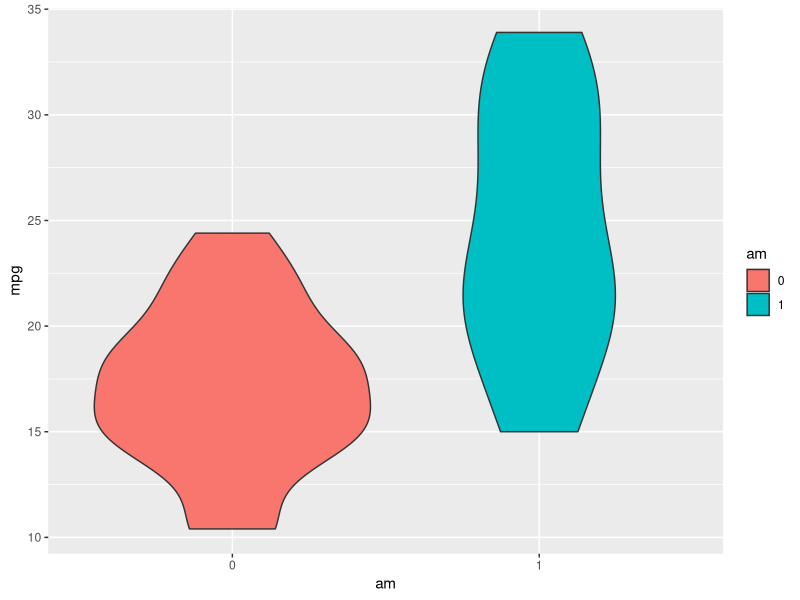
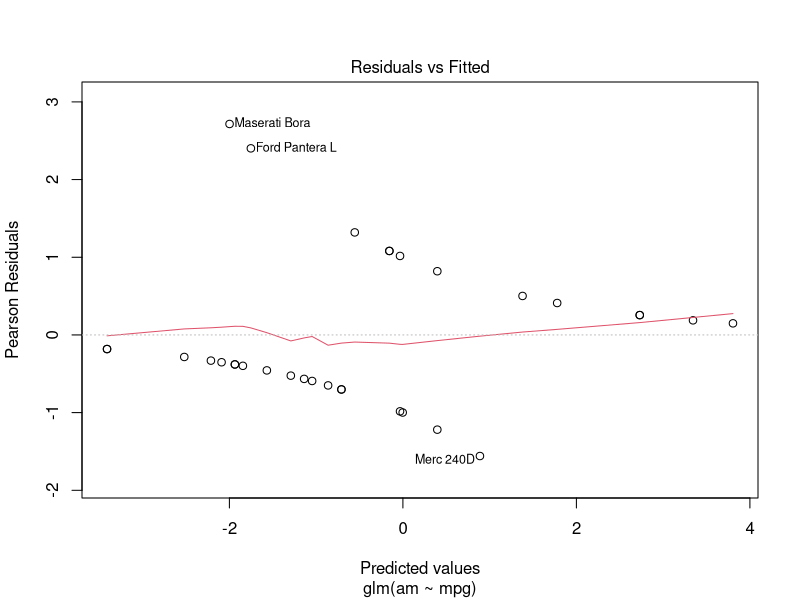
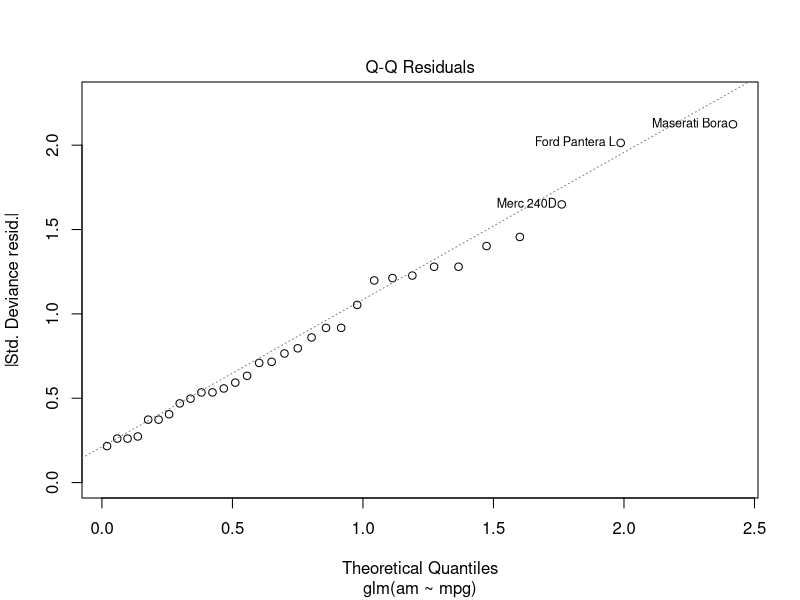
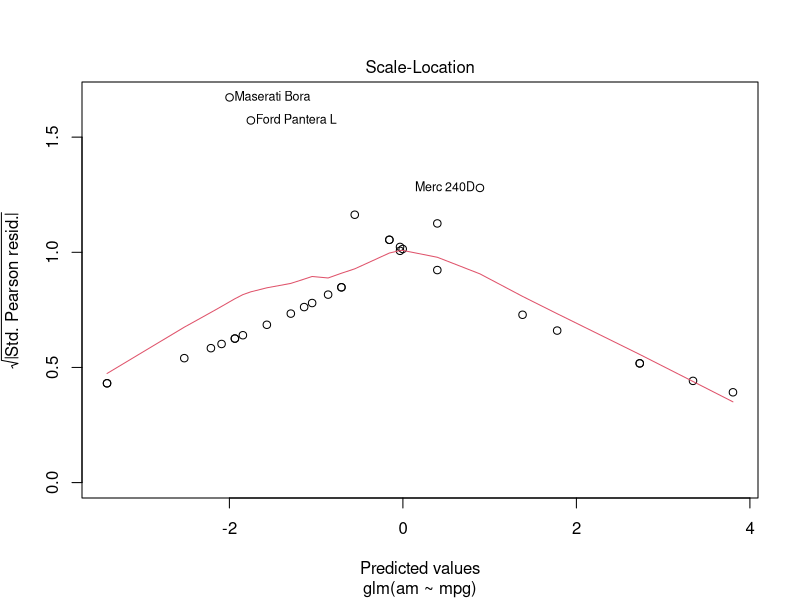
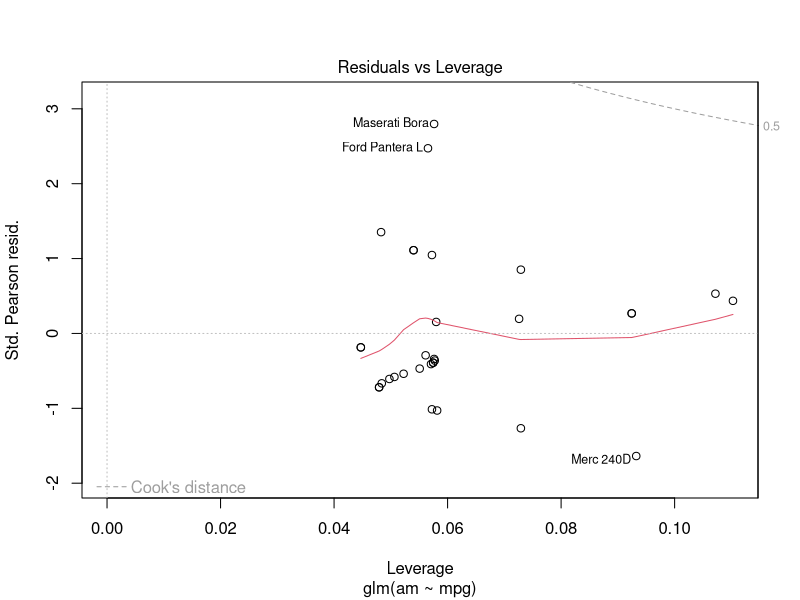
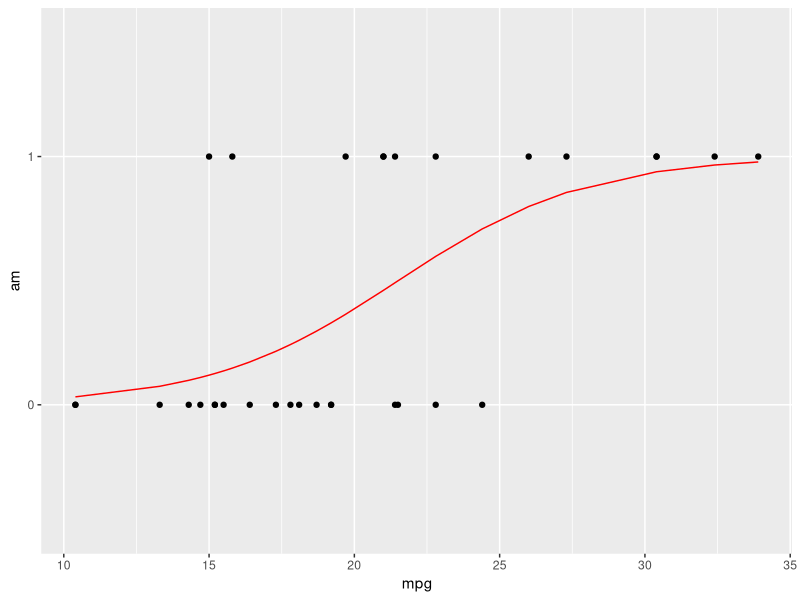
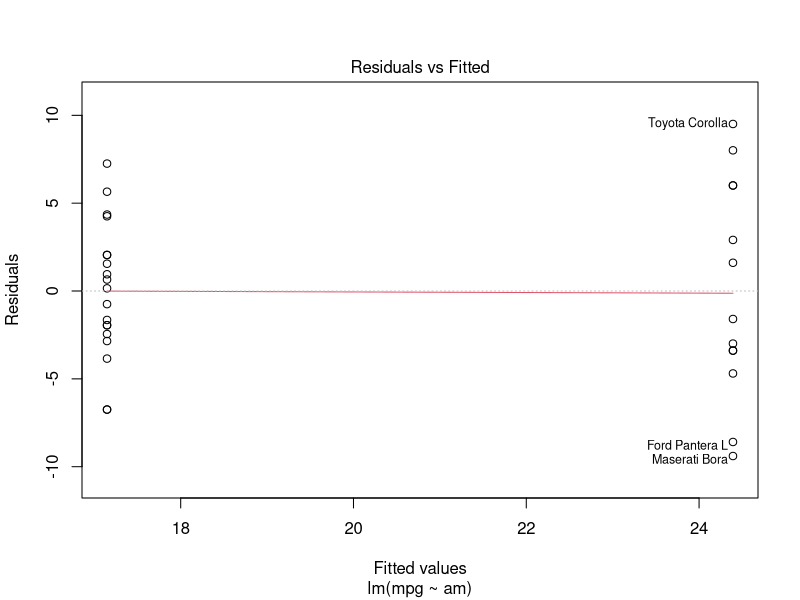
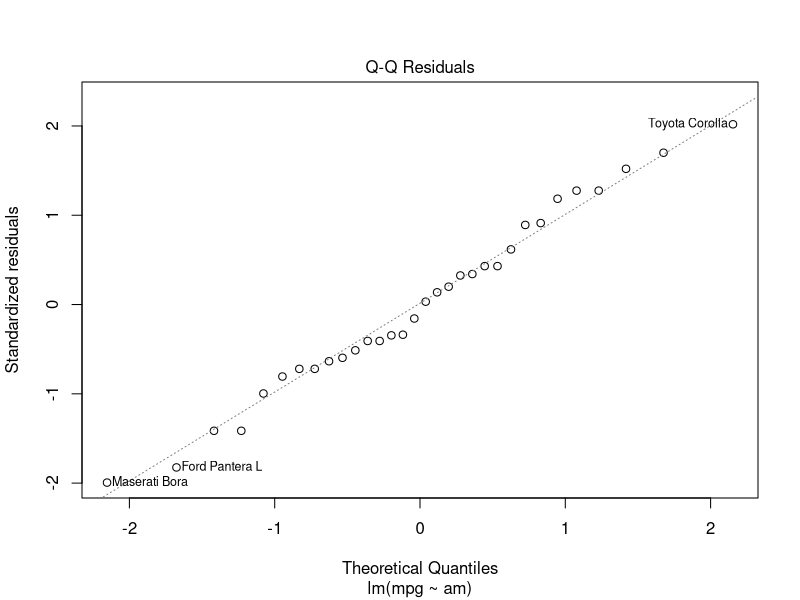

Write the R code that produced these figures, in order. (Note: this script raises an error after producing the figures.)
## ---- chunk 1
knitr::opts_chunk$set(echo = TRUE)
library("ggplot2")
## ---- chunk 2
data("mtcars")
mtcars$am <- factor(mtcars$am)
g <- ggplot(data = mtcars, aes(x = am, y = mpg, fill = am))
g <- g + geom_violin()
g

## ---- chunk 3
mdl <- glm(am ~ mpg, family = "binomial", data = mtcars)
summary(mdl)
plot(mdl)
x <- seq(0,35,.5)
g1 <- ggplot(data = mtcars )
g1 <- g1 + geom_point(aes(x = mpg, y =am ))
g1 <- g1 + geom_line(aes(x=mtcars$mpg,y=(1+predict(mdl, type = "response"))), col = "red")
g1
## ---- chunk 4
mdl <- lm(mpg ~ am , data = mtcars)
summary(mdl)
plot(mdl)
g1 <- ggplot(data = mtcars)
g1 <- g1 + geom_point(aes(x = am, y = mpg))
g1 <- g1 + geom_abline(aes(intercept = mdl$coef[1] ,slope = mdl$coef[2]), col = "red")
g1
## ---- chunk 5
library(car)
library(plyr)
library(ggplot2)
mtcars <- mutate(mtcars, cyl = factor(cyl), vs = factor(vs), am = factor(am), gear = factor(gear), carb = factor(carb))
mdl <- lm(mpg ~ . , data = mtcars)
summary(mdl)
st <- step(mdl, direction = "backward", trace=TRUE )
anova(st)
vi <- as.data.frame(vif(mdl))
# which(vi==max(vi))
# rownames(vi)
# as.list(vi)
# plot(vi)
## ---- chunk 6
data("mtcars")
co <- cor(mc)
co <- co*(abs(co)<.3)
co<-abs(co)
corrplot.mixed(co)#, method = "ellipse")
#), type = "upper")
plot(mtcars$cyl, mtcars$disp)
# plot(mdl)
# g1 <- ggplot(data = mtcars)
# g1 <- g1 + geom_point(aes(x = am, y = mpg))
# g1 <- g1 + geom_abline(aes(intercept = mdl$coef[1] ,slope = mdl$coef[2]), col = "red")
# g1
## ---- chunk 7
mdl3 <- lm(mpg ~ disp * am, data = mtcars)
summary(mdl3)
plot(mdl3)
g1 <- ggplot(data = mtcars) + geom_point(aes(x = disp, y = mpg, col = am))
g1 <- g1 + geom_abline(aes(intercept = sum(mdl3$coef[c(1)])  ,slope = sum(mdl3$coef[c(2)]), col="salmon"))
g1 <- g1 + geom_abline(aes(intercept = sum(mdl3$coef[c(1,3)])  ,slope = sum(mdl3$coef[c(2,4)]), col = "blue"))
g1
## ---- chunk 8
mdl5 <- lm(mpg ~  am + cyl + hp + wt + disp, data = mtcars)
mdl4 <- lm(mpg ~  am + cyl + hp + wt, data = mtcars)
mdl3 <- lm(mpg ~  am + cyl + hp, data = mtcars)
mdl2 <- lm(mpg ~  am + cyl, data = mtcars)
mdl1 <- lm(mpg ~  am, data = mtcars)
anova(mdl1, mdl2, mdl3, mdl4, mdl5)
summary(mdl2)$coef
plot(mdl4)
g2 <- ggplot(data = mtcars) + geom_point(aes(x = hp, y = mpg, col=carb))
#g2 <- g2 + geom_abline(aes(intercept = mdl$coef[1] ,slope = mdl$coef[2]), col = "red")
g2
